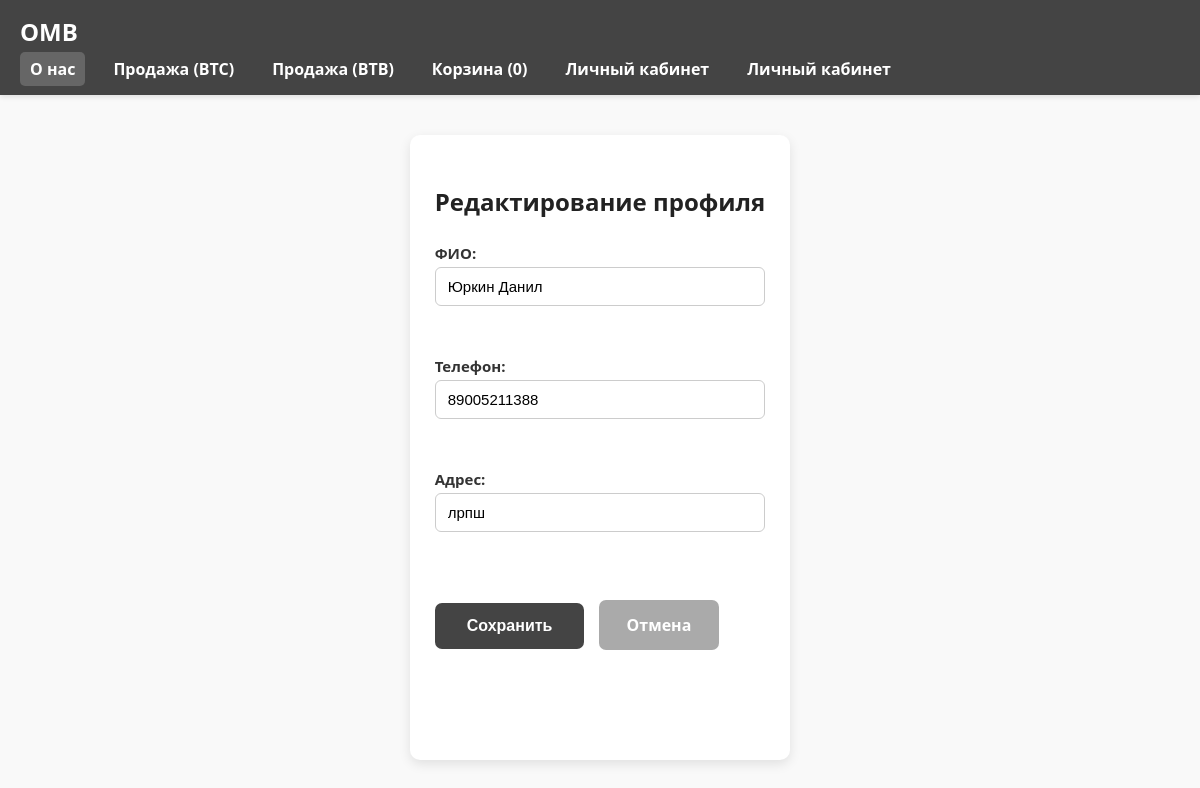
The app's page /edit-profile (signed in) with its own data.
### tables this page shows
CREATE TABLE users (
            id INTEGER PRIMARY KEY AUTOINCREMENT,
            full_name TEXT,
            phone INTEGER,
            address TEXT,
            username TEXT UNIQUE,
            password TEXT,
            is_admin INTEGER DEFAULT 0,
            created_at TIMESTAMP DEFAULT CURRENT_TIMESTAMP
        );

### app.py (the view, shortened to what this page needs)
@app.route('/edit-profile', methods=['GET', 'POST'])
def edit_profile():
    if 'user_id' not in session:
        return redirect(url_for('login'))
    user_id = session['user_id']
    with closing(sqlite3.connect('Ozon_products.db')) as conn:
        cursor = conn.cursor()
        cursor.execute('SELECT full_name, phone, address FROM users WHERE id = ?', (user_id,))
        user = cursor.fetchone()
    return render_template('edit_profile.html', user=user)

### app.py (called while the page is built)
@app.context_processor
def utility_processor():
    return {
        'calculate_total': calculate_total,
        'calculate_total_quantity': calculate_total_quantity
    }

@app.before_request
def before_request():
    if 'cart' not in session:
        session['cart'] = {'btc': {}, 'btb': {}}

@app.after_request
def fix_content_type_and_cache(response):
    if request.path.startswith('/static'):
        return response
    if response.content_type.startswith('text/html'):
        response.headers['Content-Type'] = 'text/html; charset=utf-8'
    return response

### templates/edit_profile.html (shortened to what this page needs)
<!DOCTYPE html>
<html lang="ru">
<head>
    <link rel="stylesheet" href="/static/edit_profile.css">
</head>
<body>
<header>
    <h1>OMB</h1>
    <nav>
        <ul>
            <li><a href="/about" class="active">О нас</a></li>
            <li><a href="/btc">Продажа (BTC)</a></li>
            <li><a href="/btb">Продажа (BTB)</a></li>
            <li><a href="/cart">Корзина (<span id="cart-count">0</span>)</a></li>
            <li><a href="/account">Личный кабинет</a></li>
            <li><a href="/account">Личный кабинет</a></li>
        </ul>
    </nav>
</header>
<main>
    <h2>Редактирование профиля</h2>
    <form method="POST" class="registration-form">
        <label>ФИО:<br><input type="text" name="full_name" value="{{ user[0] }}" required></label><br><br>
        <label>Телефон:<br><input type="number" name="phone" value="{{ user[1] }}" required></label><br><br>
        <label>Адрес:<br><input type="text" name="address" value="{{ user[2] }}" required></label><br><br>
        <button type="submit" class="btn-buy">Сохранить</button>
        <a href="/account" class="btn-close">Отмена</a>
    </form>
</main>
</body>
</html>

### static/edit_profile.css (style rules this page uses)
body { font-family: 'Segoe UI', Tahoma, Geneva, Verdana, sans-serif; background-color: #f9f9f9; margin: 0; padding: 0; min-height: 100vh; display: flex; flex-direction: column; }
header { background-color: #444444; color: white; padding: 15px 20px; box-shadow: 0 2px 5px rgba(0,0,0,0.1); }
header h1 { margin: 0; font-size: 24px; }
nav ul { list-style: none; padding: 0; margin: 10px 0 0 0; display: flex; gap: 18px; }
nav ul li a { color: white; text-decoration: none; font-weight: 600; padding: 6px 10px; border-radius: 5px; transition: background-color 0.3s ease; }
nav ul li a:hover, nav ul li a.active { background-color: #666666; }
main { flex-grow: 1; max-width: 480px; margin: 40px auto; background: white; padding: 30px 25px; border-radius: 10px; box-shadow: 0 4px 12px rgba(0,0,0,0.1); box-sizing: border-box; text-align: center; }
main h2 { margin-bottom: 25px; font-weight: 700; color: #222; }
.registration-form { text-align: left; }
.registration-form label { display: block; font-weight: 600; margin-bottom: 6px; color: #333; font-size: 15px; }
.registration-form input[type="text"], .registration-form input[type="number"] { width: 100%; padding: 10px 12px; margin-top: 4px; border: 1.8px solid #ccc; border-radius: 6px; font-size: 15px; box-sizing: border-box; transition: border-color 0.3s ease; }
.btn-buy { background-color: #444444; color: white; border: none; padding: 14px 32px; font-size: 16px; font-weight: 700; border-radius: 7px; cursor: pointer; margin-top: 18px; margin-right: 10px; box-sizing: border-box; transition: background-color 0.3s ease; }
.btn-close { display: inline-block; background-color: #aaa; color: white; text-decoration: none; padding: 14px 28px; font-weight: 700; border-radius: 7px; cursor: pointer; margin-top: 18px; transition: background-color 0.3s ease; }

### records on screen
users: full_name "Юркин Данил", phone "89005211388", address "лрпш"
